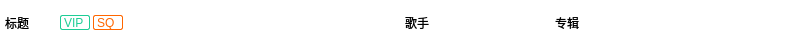
<?xml version="1.0" encoding="UTF-8"?>
<ui version="4.0">
 <class>ListItemBox</class>
 <widget class="QWidget" name="ListItemBox">
  <property name="geometry">
   <rect>
    <x>0</x>
    <y>0</y>
    <width>805</width>
    <height>45</height>
   </rect>
  </property>
  <property name="windowTitle">
   <string>Form</string>
  </property>
  <property name="styleSheet">
   <string notr="true">#ListItemBox
{
	background-color: transparent;
}</string>
  </property>
  <layout class="QHBoxLayout" name="horizontalLayout">
   <property name="spacing">
    <number>0</number>
   </property>
   <property name="leftMargin">
    <number>5</number>
   </property>
   <property name="topMargin">
    <number>0</number>
   </property>
   <property name="rightMargin">
    <number>0</number>
   </property>
   <property name="bottomMargin">
    <number>0</number>
   </property>
   <item>
    <widget class="QWidget" name="nameBox" native="true">
     <property name="minimumSize">
      <size>
       <width>400</width>
       <height>0</height>
      </size>
     </property>
     <property name="maximumSize">
      <size>
       <width>400</width>
       <height>16777215</height>
      </size>
     </property>
     <property name="styleSheet">
      <string notr="true">background-color: transparent;</string>
     </property>
     <layout class="QHBoxLayout" name="horizontalLayout_3">
      <property name="spacing">
       <number>3</number>
      </property>
      <property name="leftMargin">
       <number>0</number>
      </property>
      <property name="topMargin">
       <number>0</number>
      </property>
      <property name="rightMargin">
       <number>0</number>
      </property>
      <property name="bottomMargin">
       <number>0</number>
      </property>
      <item>
       <widget class="QLabel" name="nameLabel">
        <property name="maximumSize">
         <size>
          <width>16777215</width>
          <height>130</height>
         </size>
        </property>
        <property name="text">
         <string>标题</string>
        </property>
       </widget>
      </item>
      <item>
       <widget class="QPushButton" name="likeBtn">
        <property name="minimumSize">
         <size>
          <width>25</width>
          <height>25</height>
         </size>
        </property>
        <property name="maximumSize">
         <size>
          <width>25</width>
          <height>25</height>
         </size>
        </property>
        <property name="styleSheet">
         <string notr="true">#likeBtn
{
	border:none;
}</string>
        </property>
        <property name="text">
         <string/>
        </property>
       </widget>
      </item>
      <item>
       <widget class="QLabel" name="vipLabel">
        <property name="minimumSize">
         <size>
          <width>30</width>
          <height>15</height>
         </size>
        </property>
        <property name="maximumSize">
         <size>
          <width>30</width>
          <height>15</height>
         </size>
        </property>
        <property name="styleSheet">
         <string notr="true">#vipLabel
{
	border:1px solid #1ecd96;
	color:#1ecd96;
	border-radius:2px;
}</string>
        </property>
        <property name="text">
         <string>VIP</string>
        </property>
       </widget>
      </item>
      <item>
       <widget class="QLabel" name="SoundQLabel">
        <property name="minimumSize">
         <size>
          <width>30</width>
          <height>15</height>
         </size>
        </property>
        <property name="maximumSize">
         <size>
          <width>30</width>
          <height>15</height>
         </size>
        </property>
        <property name="styleSheet">
         <string notr="true">#SoundQLabel
{
	border:1px solid #ff6600;
	color:#ff6600;
	border-radius:2px;
}</string>
        </property>
        <property name="text">
         <string>SQ</string>
        </property>
       </widget>
      </item>
      <item>
       <spacer name="horizontalSpacer">
        <property name="orientation">
         <enum>Qt::Horizontal</enum>
        </property>
        <property name="sizeHint" stdset="0">
         <size>
          <width>340</width>
          <height>20</height>
         </size>
        </property>
       </spacer>
      </item>
     </layout>
    </widget>
   </item>
   <item>
    <widget class="QWidget" name="singerBox" native="true">
     <property name="minimumSize">
      <size>
       <width>150</width>
       <height>0</height>
      </size>
     </property>
     <property name="maximumSize">
      <size>
       <width>150</width>
       <height>16777215</height>
      </size>
     </property>
     <property name="styleSheet">
      <string notr="true">background-color: transparent;</string>
     </property>
     <layout class="QHBoxLayout" name="horizontalLayout_4">
      <property name="spacing">
       <number>0</number>
      </property>
      <property name="leftMargin">
       <number>0</number>
      </property>
      <property name="topMargin">
       <number>0</number>
      </property>
      <property name="rightMargin">
       <number>0</number>
      </property>
      <property name="bottomMargin">
       <number>0</number>
      </property>
      <item>
       <widget class="QLabel" name="singerLabel">
        <property name="minimumSize">
         <size>
          <width>130</width>
          <height>0</height>
         </size>
        </property>
        <property name="text">
         <string>歌手</string>
        </property>
       </widget>
      </item>
     </layout>
    </widget>
   </item>
   <item>
    <widget class="QWidget" name="albumBox" native="true">
     <property name="minimumSize">
      <size>
       <width>250</width>
       <height>0</height>
      </size>
     </property>
     <property name="maximumSize">
      <size>
       <width>250</width>
       <height>16777215</height>
      </size>
     </property>
     <property name="styleSheet">
      <string notr="true">background-color: transparent;</string>
     </property>
     <layout class="QHBoxLayout" name="horizontalLayout_2">
      <property name="spacing">
       <number>0</number>
      </property>
      <property name="leftMargin">
       <number>0</number>
      </property>
      <property name="topMargin">
       <number>0</number>
      </property>
      <property name="rightMargin">
       <number>0</number>
      </property>
      <property name="bottomMargin">
       <number>0</number>
      </property>
      <item>
       <widget class="QLabel" name="albumLabel">
        <property name="text">
         <string>专辑</string>
        </property>
       </widget>
      </item>
     </layout>
    </widget>
   </item>
  </layout>
 </widget>
 <resources/>
 <connections/>
</ui>
